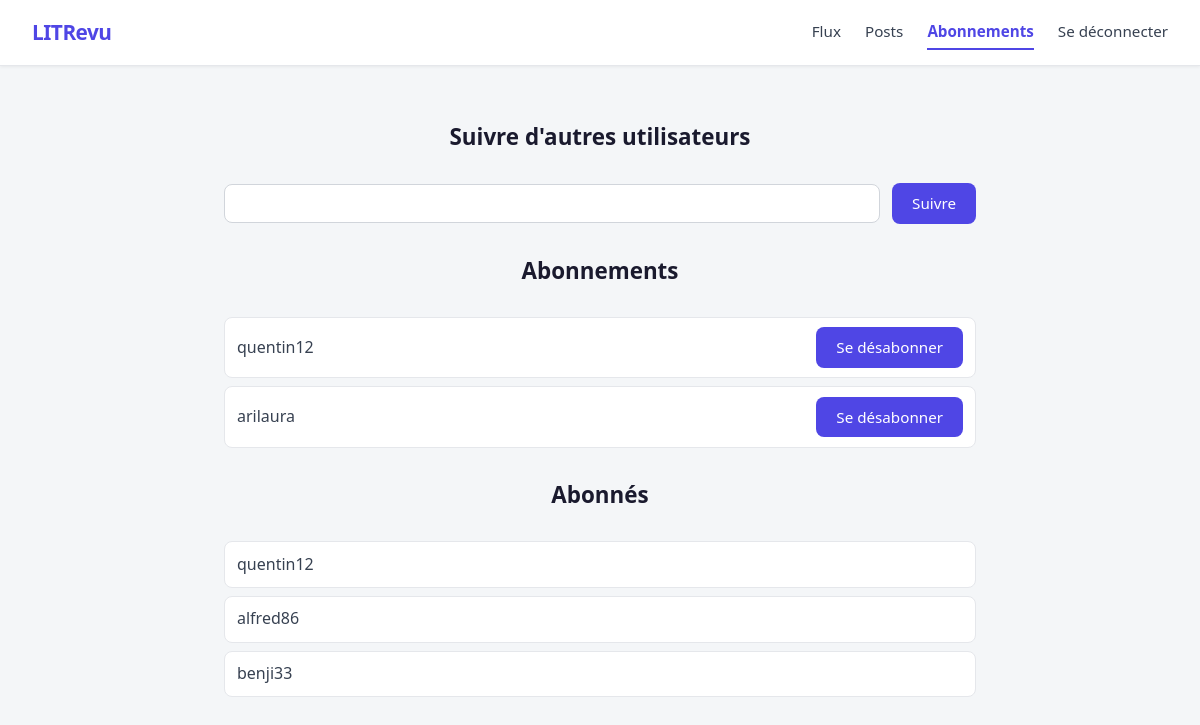
Page /flux/subscriptions/ (signed in) on the committed database.
### authentication/models.py (models this page shows)
class User(AbstractUser):
    pass

### flux/views.py (the view, shortened to what this page needs)
# urls.py: path('subscriptions/', views.SubscriptionsPage.as_view(), name='subscriptions'),
class SubscriptionsPage(LoginRequiredMixin, View):
    template_name = 'flux/subscriptions.html'
    form_class = forms.FollowUsersForm
    def get(self, request):
        form = self.form_class()
        users_followed = auth_models.User.objects.filter(followed_by__user=request.user)
        users_following = auth_models.User.objects.filter(follows__user_followed=request.user)
        context = {
            'form': form,
            'users_followed': users_followed,
            'users_following': users_following,
        }
        return render(request, self.template_name, context=context)

### flux/forms.py
class FollowUsersForm(forms.Form):
    user_to_follow = forms.CharField(label="Nom d'utilisateur", max_length=55)

### flux/templates/flux/subscriptions.html (shortened to what this page needs)
{% extends 'base.html' %}
{% block content %}
    <h2>Suivre d'autres utilisateurs</h2>
    <form method="post">
        <div class="input-row">
            {{ form.user_to_follow }}
            <button type="submit">Suivre</button>
        </div>
    </form>
    <h2>Abonnements</h2>
    <ul>
        {% for user_followed in users_followed %}
            <li class="subscription-item">
                <span>{{ user_followed.username }}</span>
                <form method="post" action="{% url 'flux:unsubscribe' user_followed.id %}">
                    <button type="submit">Se désabonner</button>
                </form>
            </li>
        {% endfor %}
    </ul>
    <h2>Abonnés</h2>
    <ul>
        {% for follower in users_following %}
            <li class="subscription-item">
                <span>{{ follower.username }}</span>
            </li>
        {% endfor %}
    </ul>
{% endblock %}

### static/styles.css (style rules this page uses)
*, *::before, *::after { box-sizing: border-box; margin: 0; padding: 0; }
body { font-family: 'Segoe UI', system-ui, sans-serif; font-size: 1rem; line-height: 1.6; background-color: #f4f6f8; color: #1a1a2e; min-height: 100vh; }
h1, h2, h3, h4 { font-weight: 600; line-height: 1.3; }
h2 { font-size: 1.4rem; margin-top: 2rem; margin-bottom: 2rem; text-align: center; }
form { display: flex; flex-direction: column; gap: 0.75rem; margin-top: 1rem; }
input[type="text"], input[type="password"], input[type="email"], textarea, select { width: 100%; padding: 0.55rem 0.75rem; border: 1px solid #d1d5db; border-radius: 8px; font-size: 0.95rem; font-family: inherit; background: #ffffff; color: #1a1a2e; transition: border-color 0.2s, box-shadow 0.2s; }
button[type="submit"], .btn { align-self: flex-end; padding: 0.5rem 1.25rem; background: #4f46e5; color: #ffffff; border: none; border-radius: 8px; font-size: 0.95rem; font-family: inherit; font-weight: 500; cursor: pointer; transition: background 0.2s, box-shadow 0.2s; display: inline-block; text-decoration: none; box-sizing: border-box; line-height: 1.6; -webkit-appearance: none; appearance: none; }
ul { list-style: none; }
.subscription-item { display: flex; justify-content: space-between; align-items: center; padding: 0.6rem 0.75rem; color: #374151; border: 1px solid #e5e7eb; border-radius: 8px; margin-bottom: 0.5rem; background: #ffffff; }
.subscription-item form { margin: 0; }
.input-row { display: flex; gap: 0.75rem; align-items: center; }
.input-row input { flex: 1; }

### rows in the picture
User: username "quentin12"
User: username "arilaura"
User: username "alfred86"
User: username "benji33"
